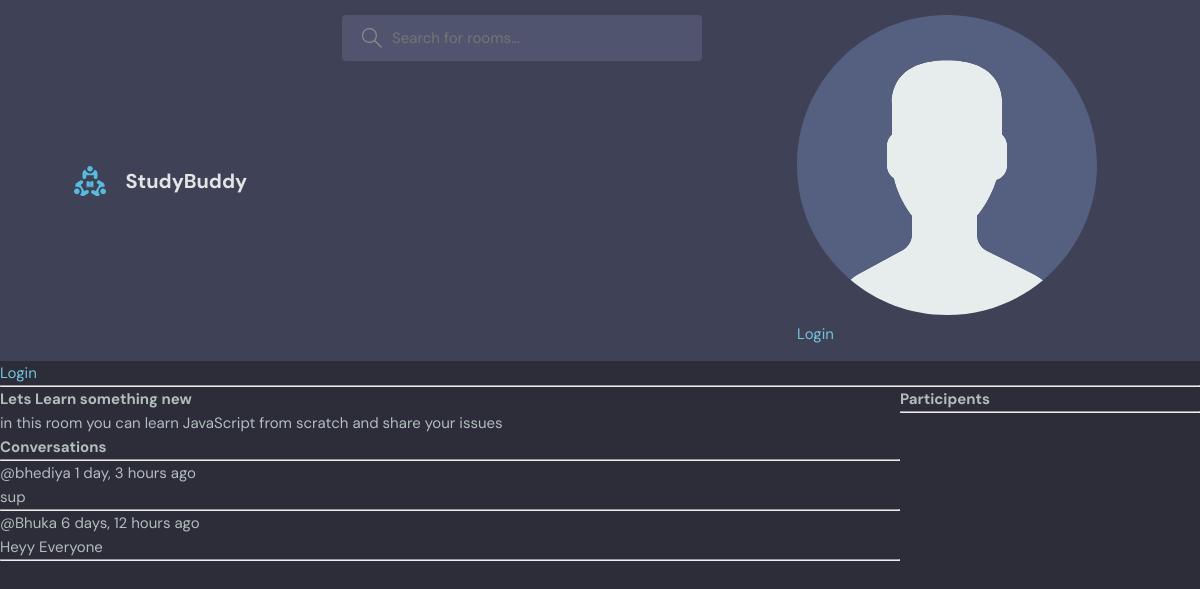
The page /room/1/ on the database its author committed.
### base/models.py (models this page shows, shortened)
class Room(models.Model):
    host=models.ForeignKey(User,on_delete=models.SET_NULL,null=True)
    topic=models.ForeignKey(Topic,on_delete=models.SET_NULL,null=True)
    name=models.CharField(max_length=200)
    description=models.TextField(null=True,blank=True)
    participents=models.ManyToManyField(User, related_name='participents', blank=True)
    updated=models.DateTimeField(auto_now=True)
    created=models.DateTimeField(auto_now_add=True)
    class Meta:
        ordering=['-updated','-created']

class Message(models.Model):
    user =models.ForeignKey(User,on_delete=models.CASCADE)
    room=models.ForeignKey(Room,on_delete=models.CASCADE)
    body=models.TextField()
    updated=models.DateTimeField(auto_now=True)
    created=models.DateTimeField(auto_now_add=True)
    class Meta:
        ordering=['-updated','-created']

### base/views.py (the view, shortened to what this page needs)
# urls.py: path('room/<str:pk>/', views.room,name="room"),
def room(request, pk):
    room = Room.objects.get(id=pk)
    room_messages = room.message_set.all().order_by('-created')
    participents=room.participents.all()
    context = {'room': room, 'room_messages': room_messages, 'participents':participents}
    return render(request, 'base/room.html', context)

### base/templates/base/room.html (shortened to what this page needs)
{% extends 'main.html' %}
{% block content %}
<div class="room-container">
  <div>
    <h1>{{room.name}}</h1>
    <p>{{room.description}}</p>
    <div class="comment-wrapper">
      <h3>Conversations</h3>
      <hr />
      {% for message in room_messages %}
      <div>
        <small>@{{message.user}} {{message.created|timesince}} ago</small>
        <p>{{message.body}}</p>
        <hr />
      </div>
      {% endfor %}
    </div>
  </div>
  <div>
    <h3>Participents</h3>
    <hr>
  </div>
</div>
{% endblock content %}

### static/styles/style.css (style rules this page uses)
:root { --color-main: #71c6dd; --color-main-light: #e1f6fb; --color-dark: #3f4156; --color-dark-medium: #51546e; --color-dark-light: #696d97; --color-light: #e5e5e5; --color-gray: #8b8b8b; --color-light-gray: #b2bdbd; --color-bg: #2d2d39; --color-success: #5dd693; --color-error: #fc4b0b; }
* { font-family: "DM Sans", -apple-system, BlinkMacSystemFont, "Segoe UI", Roboto, Oxygen, Ubuntu, Cantarell, "Open Sans", "Helvetica Neue", sans-serif; margin: 0; padding: 0; box-sizing: border-box; text-rendering: optimizeLegibility; font-size: inherit; }
html { font-size: 56.25%; }
@media only screen and (min-width: 1200px) { html { font-size: 62.5%; } }
body { line-height: 1.6; font-weight: 400; font-size: 1.5rem; color: var(--color-light-gray); background-color: var(--color-bg); min-height: 100vh; }

### base/templates/base/room.html (style rules this page uses)
.room-container { display: grid; grid-template-columns: 3fr 1fr; }

### rows shown on the page
Room: name "Lets Learn something new", description "in this room you can learn JavaScript from scratch and share your issues"
Message: user "bhediya", created "1 day, 3 hours", body "sup"
Message: user "Bhuka", created "6 days, 12 hours", body "Heyy Everyone"
